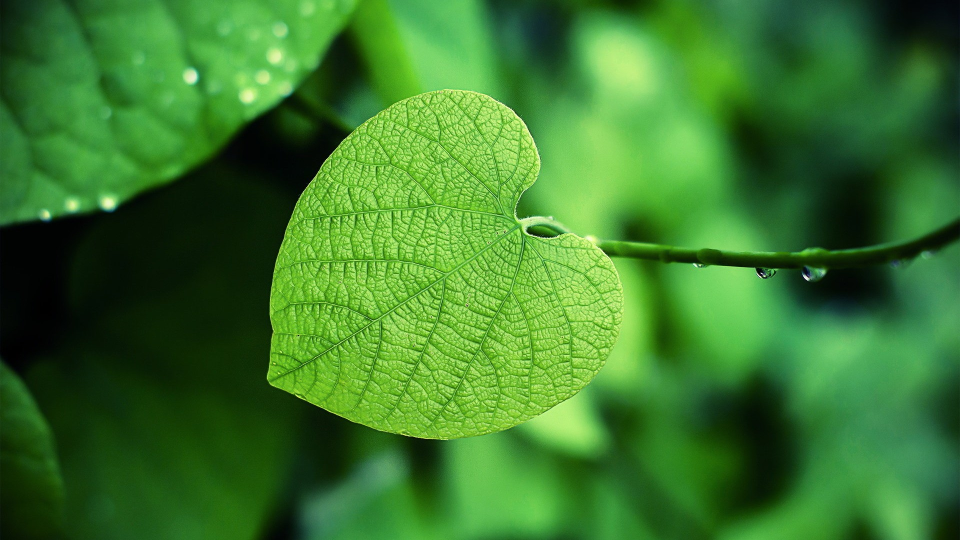
#> input picture leave.jpg, 1920 x 1080 px (shown at 1/2 size)
$ python 'Combine Images Together.py'
#> lines starting #> are read from the running program, lines starting #| are printed output that depends on the picture
from PIL import Image

leave = Image.open("leave.jpg")
#> leave is the input picture: PIL image 1920x1080 RGB; mean R, G, B 59, 121.7, 44
bucky = Image.open("432.jpg")
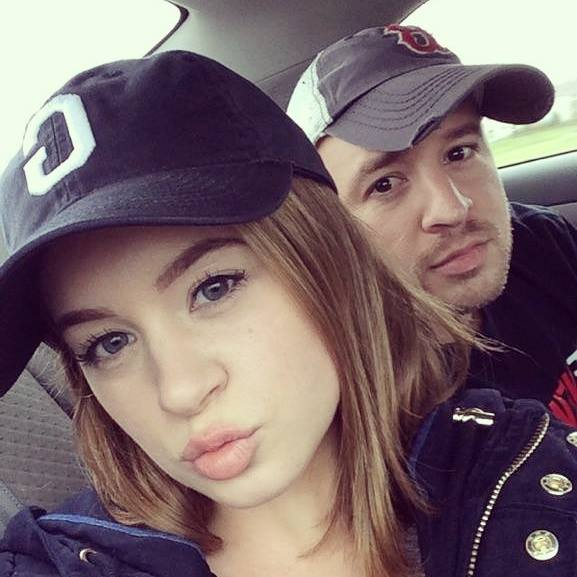
#> input picture 432.jpg, 577 x 577 px
#> bucky is the input picture: PIL image 577x577 RGB; mean R, G, B 123.4, 104.8, 108.5

print(bucky.size)
#| (577, 577)
print(leave.size)
#| (1920, 1080)
area = (100, 100, 677, 677)
leave.paste(bucky, area)
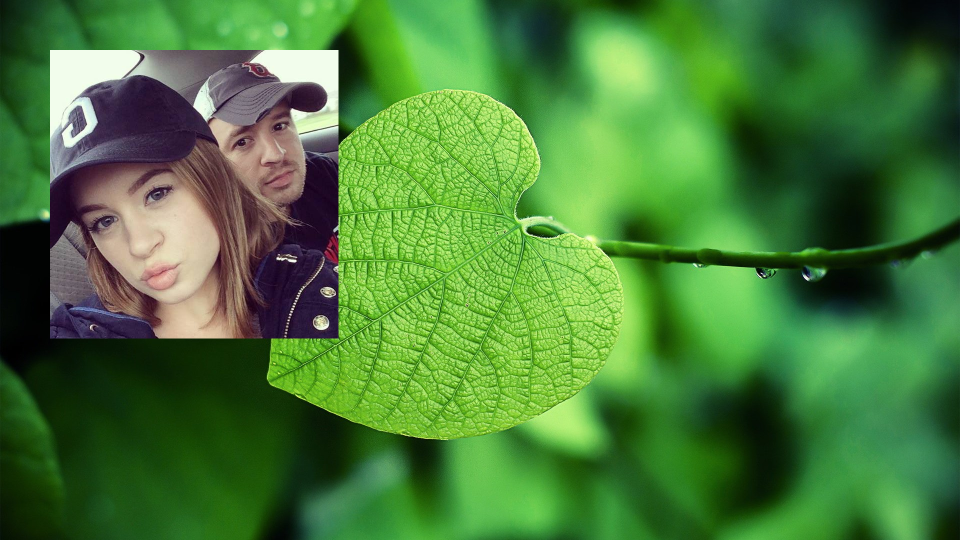
#> leave: PIL image 1920x1080 RGB (shown at 1/2 size); mean R, G, B 72.2, 123.9, 56.8

leave.show()
